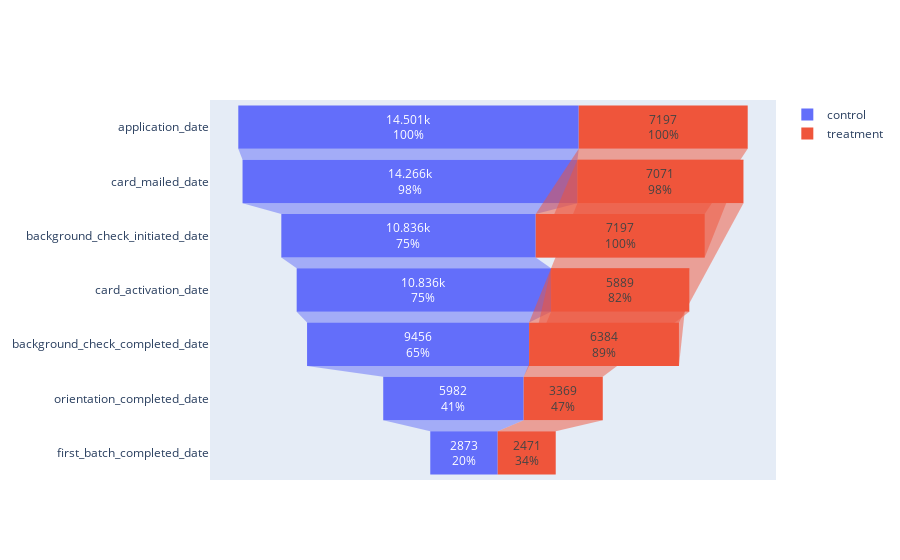

Here is the notebook cell this chart was saved with:
### Code cell
# Let's combine the converstion funnel of both groups

fig = go.Figure(go.Funnel(
    y=df_control_converstion.index.get_level_values(1),
    x=df_control_converstion.applicant_id,
    name='control',
    textinfo="value+percent initial"))

fig.add_funnel(
    y=df_treat_converstion.index.get_level_values(1),
    x=df_treat_converstion.applicant_id,
    name='treatment',
    textinfo="value+percent initial")

fig.show()

# Due to the different sample size of both groups, we can't compare the converstion rate directly, but we can compare the converstion rate of each step.

# and for the last and final conversion rate, the treatment group is higher than control group, which means the treatment group has a higher converstion rate than control group. And the data is 43% vs 27%, which is a big difference.

### Figure 1 — Plotly figure (JSON) as saved in the notebook; plotly's stock layout.template omitted (floating-point values rounded to 4 significant figures)
{"data": [{"name": "control", "textinfo": "value+percent initial", "x": [14501, 14266, 10836, 10836, 9456, 5982, 2873], "y": ["application_date", "card_mailed_date", "background_check_initiated_date", "card_activation_date", "background_check_completed_date", "orientation_completed_date", "first_batch_completed_date"], "type": "funnel"}, {"name": "treatment", "textinfo": "value+percent initial", "x": [7197, 7197, 7071, 6384, 5889, 3369, 2471], "y": ["application_date", "background_check_initiated_date", "card_mailed_date", "background_check_completed_date", "card_activation_date", "orientation_completed_date", "first_batch_completed_date"], "type": "funnel"}], "layout": {}}
